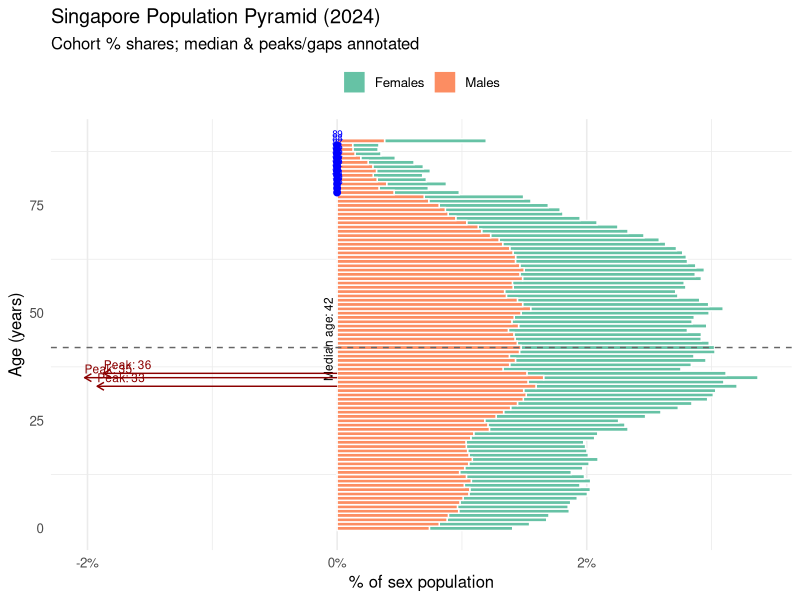
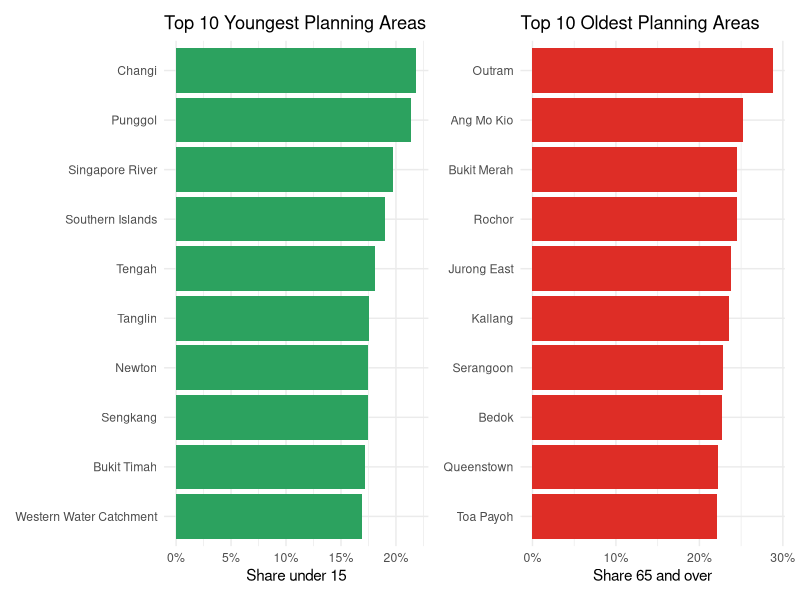
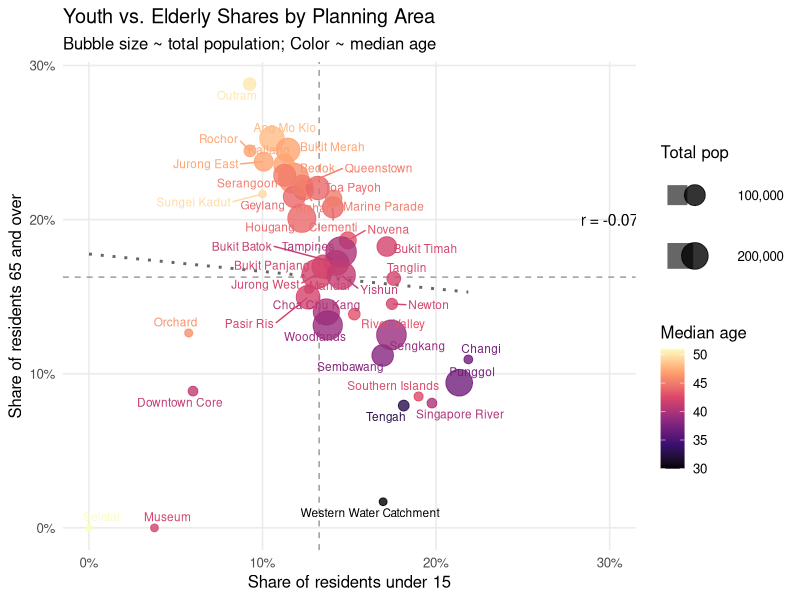

Here is the R script that generated these plots, in order:
## ---- chunk 1
library(matrixStats)
library(readxl)
library(dplyr)
library(stringr)
library(readr)
library(ggplot2)
library(ggrepel)
library(scales)
library(patchwork)
## ---- chunk 2

# 1. Read in data and drop all “Total” summary rows
df_clean <- read_excel("respopagesex2024e.xlsx") %>%
  filter(
    `Planning Area` != "Total",
    Subzone         != "Total",
    Sex             != "Total"
  ) %>%
  
  # 2. Convert population to numeric
  mutate(
    Population = as.numeric(`2024`),
    
    # 3. Parse Age into a single-year numeric
    Age_numeric = case_when(
      str_detect(Age, regex("under",    ignore_case = TRUE)) ~ 0,
      str_detect(Age, regex("over|and over", ignore_case = TRUE)) ~ parse_number(Age),
      TRUE ~ as.numeric(Age)
    )
  ) %>%
  
  # 4. Remove any rows that failed conversion
  filter(
    !is.na(Population),
    !is.na(Age_numeric)
  )

## ---- chunk 3
# 5. Inspect
glimpse(df_clean)
head(df_clean, 10)
## ---- chunk 4
  
# 1. Build pyramid_df with percentage shares
pyramid_df <- df_clean %>%
  group_by(Sex, Age_numeric) %>%
  summarise(Pop = sum(Population, na.rm=TRUE), .groups="drop") %>%
  group_by(Sex) %>%
  mutate(
    PopPct    = Pop / sum(Pop),
    PopSigned = if_else(Sex=="Male", -PopPct, PopPct),
    PopAbs    = abs(PopSigned)
  ) %>%
  ungroup()
## ---- chunk 5
# 2. Compute weighted median age
med_age <- weightedMedian(df_clean$Age_numeric, w=df_clean$Population)
## ---- chunk 6
# 3. Identify extremes
age_totals <- pyramid_df %>%
  group_by(Age_numeric) %>%
  summarise(Share = sum(PopPct), .groups="drop")

top3_cohorts  <- age_totals %>% slice_max(Share, n=3)
tiny_cohorts <- age_totals %>% filter(Share < 0.01)
## ---- chunk 7

# 4. Plot as percent pyramid with annotations
ggplot(pyramid_df, aes(x=Age_numeric, y=PopSigned, fill=Sex)) +
  geom_col(width=1, color="white") +
  
  # median‐age line
  geom_vline(xintercept=med_age, linetype="dashed", color="grey40") +
  annotate("text",
           x = med_age + 2, y = 0,
           label = paste0("Median age: ", med_age),
           angle=90, vjust=-0.5, size=3) +
  
  # top-3 bulges
  geom_segment(data=top3_cohorts, inherit.aes=FALSE,
               aes(x=Age_numeric, xend=Age_numeric,
                   y=0, yend = - (Share) * 0.6),
               arrow=arrow(length=unit(0.2,"cm")),
               colour="darkred") +
  geom_text(data=top3_cohorts, inherit.aes=FALSE,
            aes(x=Age_numeric+2, y= - (Share)*0.6,
                label=paste0("Peak: ", Age_numeric)),
            hjust=0, size=3, colour="darkred") +
  
  # tiny cohorts (<1%)
  geom_point(data=tiny_cohorts, inherit.aes=FALSE,
             aes(x=Age_numeric, y=0),
             colour="blue", size=2) +
  geom_text(data=tiny_cohorts, inherit.aes=FALSE,
            aes(x=Age_numeric, y=0, label=Age_numeric),
            vjust=-1, size=2.5, colour="blue") +
  
  # percent scales & flip
  scale_y_continuous(labels=percent_format(accuracy=1)) +
  coord_flip() +
  scale_fill_brewer(palette="Set2") +
  
  # labels & theme
  labs(
    title    = "Singapore Population Pyramid (2024)",
    subtitle = "Cohort % shares; median & peaks/gaps annotated",
    x        = "Age (years)",
    y        = "% of sex population",
    fill     = NULL
  ) +
  theme_minimal(base_size=12) +
  theme(
    legend.position    = "top",
    panel.grid.major.y = element_blank()
  )
## ---- chunk 8


# 1. Compute shares by Planning Area
dep_pa <- df_clean %>%
  group_by(`Planning Area`) %>%
  summarise(
    youth_share   = sum(Population[Age_numeric < 15], na.rm=TRUE) / sum(Population),
    elderly_share = sum(Population[Age_numeric >= 65], na.rm=TRUE) / sum(Population),
    .groups = "drop"
  )

## ---- chunk 9

# 2a. Top 10 youngest areas (highest youth_share)
p_young_pa <- dep_pa %>%
  slice_max(youth_share, n = 10) %>%
  mutate(`Planning Area` = reorder(`Planning Area`, youth_share)) %>%
  ggplot(aes(y = `Planning Area`, x = youth_share)) +
    geom_col(fill = "#2ca25f") +
    scale_x_continuous(labels = percent_format(1)) +
    labs(
      title = "Top 10 Youngest Planning Areas",
      x     = "Share under 15",
      y     = NULL
    ) +
    theme_minimal(base_size = 11)

# 2b. Top 10 oldest areas (highest elderly_share)
p_old_pa <- dep_pa %>%
  slice_max(elderly_share, n = 10) %>%
  mutate(`Planning Area` = reorder(`Planning Area`, elderly_share)) %>%
  ggplot(aes(y = `Planning Area`, x = elderly_share)) +
    geom_col(fill = "#de2d26") +
    scale_x_continuous(labels = percent_format(1)) +
    labs(
      title = "Top 10 Oldest Planning Areas",
      x     = "Share 65 and over",
      y     = NULL
    ) +
    theme_minimal(base_size = 11)

# 3. Display side by side
p_young_pa + p_old_pa
## ---- chunk 10

# 1. Compute metrics
dep_shares <- df_clean %>%
  group_by(`Planning Area`) %>%
  summarise(
    youth_share   = sum(Population[Age_numeric < 15], na.rm=TRUE) / sum(Population),
    elderly_share = sum(Population[Age_numeric >= 65], na.rm=TRUE) / sum(Population),
    total_pop     = sum(Population),
    median_age    = matrixStats::weightedMedian(Age_numeric, w = Population),
    .groups       = "drop"
  )
## ---- chunk 11

# 2. National means & correlation
mean_youth   <- mean(dep_shares$youth_share)
mean_elderly <- mean(dep_shares$elderly_share)
corr_val     <- cor(dep_shares$youth_share, dep_shares$elderly_share)
## ---- chunk 12

# 2. National means & correlation
mean_youth   <- mean(dep_shares$youth_share)
mean_elderly <- mean(dep_shares$elderly_share)
corr_val     <- cor(dep_shares$youth_share, dep_shares$elderly_share)

# 3. Plot
ggplot(dep_shares, aes(
    x = youth_share,
    y = elderly_share,
    size  = total_pop,
    color = median_age
  )) +
  geom_smooth(method = "lm", se = FALSE, color = "grey40", linetype = "dotted") +
  geom_vline(xintercept = mean_youth,   linetype = "dashed", color = "grey60") +
  geom_hline(yintercept = mean_elderly, linetype = "dashed", color = "grey60") +
  geom_point(alpha = 0.8) +
  geom_text_repel(
    aes(label = `Planning Area`),
    size       = 3,
    max.overlaps = 20
  ) +
  scale_x_continuous(labels = percent_format(1)) +
  scale_y_continuous(labels = percent_format(1)) +
  scale_size(range = c(2, 10), labels = comma_format(accuracy = 1), name = "Total pop") +
  scale_color_viridis_c(option = "magma", name = "Median age") +
  annotate(
    "text", 
    x    = 0.30, 
    y    = 0.20, 
    label= paste0("r = ", round(corr_val, 2)),
    size = 4, 
    color= "black"
  ) +
  labs(
    title    = "Youth vs. Elderly Shares by Planning Area",
    subtitle = "Bubble size ~ total population; Color ~ median age",
    x        = "Share of residents under 15",
    y        = "Share of residents 65 and over"
  ) +
  theme_minimal(base_size = 12) +
  theme(
    legend.position = "right",
    panel.grid.minor = element_blank()
  )
